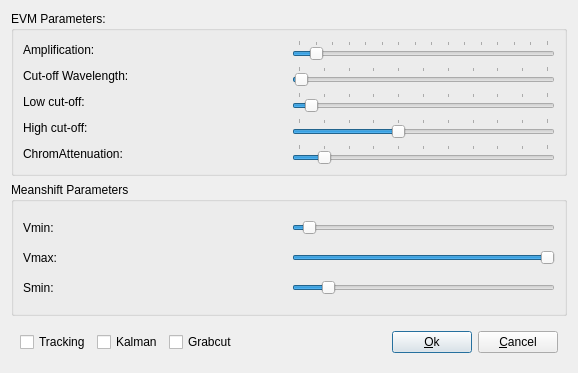
<?xml version="1.0" encoding="UTF-8"?>
<ui version="4.0">
 <class>MagnifyDialog</class>
 <widget class="QDialog" name="MagnifyDialog">
  <property name="geometry">
   <rect>
    <x>0</x>
    <y>0</y>
    <width>578</width>
    <height>373</height>
   </rect>
  </property>
  <property name="windowTitle">
   <string>Eulerian Motion Magnification</string>
  </property>
  <layout class="QGridLayout" name="gridLayout">
   <item row="2" column="0">
    <widget class="QWidget" name="buttonWidget" native="true">
     <property name="sizePolicy">
      <sizepolicy hsizetype="Preferred" vsizetype="Fixed">
       <horstretch>0</horstretch>
       <verstretch>0</verstretch>
      </sizepolicy>
     </property>
     <property name="autoFillBackground">
      <bool>false</bool>
     </property>
     <layout class="QHBoxLayout" name="horizontalLayout_8">
      <item>
       <widget class="QCheckBox" name="checkTrack">
        <property name="enabled">
         <bool>true</bool>
        </property>
        <property name="text">
         <string>Tracking</string>
        </property>
        <property name="checked">
         <bool>false</bool>
        </property>
       </widget>
      </item>
      <item>
       <widget class="QCheckBox" name="checkKalman">
        <property name="text">
         <string>Kalman</string>
        </property>
       </widget>
      </item>
      <item>
       <widget class="QCheckBox" name="checkGrabcut">
        <property name="enabled">
         <bool>true</bool>
        </property>
        <property name="text">
         <string>Grabcut</string>
        </property>
       </widget>
      </item>
      <item>
       <spacer name="horizontalSpacer">
        <property name="orientation">
         <enum>Qt::Horizontal</enum>
        </property>
        <property name="sizeHint" stdset="0">
         <size>
          <width>178</width>
          <height>20</height>
         </size>
        </property>
       </spacer>
      </item>
      <item>
       <widget class="QPushButton" name="okButton">
        <property name="text">
         <string>&amp;Ok</string>
        </property>
       </widget>
      </item>
      <item>
       <widget class="QPushButton" name="cancelButton">
        <property name="text">
         <string>&amp;Cancel</string>
        </property>
       </widget>
      </item>
     </layout>
    </widget>
   </item>
   <item row="0" column="0">
    <widget class="QGroupBox" name="groupBox">
     <property name="sizePolicy">
      <sizepolicy hsizetype="Preferred" vsizetype="Expanding">
       <horstretch>0</horstretch>
       <verstretch>0</verstretch>
      </sizepolicy>
     </property>
     <property name="title">
      <string>EVM Parameters:</string>
     </property>
     <layout class="QGridLayout" name="gridLayout_3">
      <item row="1" column="0">
       <layout class="QHBoxLayout" name="horizontalLayout_2">
        <item>
         <widget class="QLabel" name="lambdaLabel">
          <property name="text">
           <string>Cut-off Wavelength:</string>
          </property>
         </widget>
        </item>
        <item>
         <widget class="QSlider" name="lambdaSlider">
          <property name="sizePolicy">
           <sizepolicy hsizetype="Preferred" vsizetype="Fixed">
            <horstretch>0</horstretch>
            <verstretch>0</verstretch>
           </sizepolicy>
          </property>
          <property name="maximum">
           <number>1000</number>
          </property>
          <property name="singleStep">
           <number>10</number>
          </property>
          <property name="pageStep">
           <number>100</number>
          </property>
          <property name="value">
           <number>10</number>
          </property>
          <property name="orientation">
           <enum>Qt::Horizontal</enum>
          </property>
          <property name="tickPosition">
           <enum>QSlider::TicksAbove</enum>
          </property>
         </widget>
        </item>
       </layout>
      </item>
      <item row="5" column="0">
       <layout class="QHBoxLayout" name="horizontalLayout_5">
        <item>
         <widget class="QLabel" name="chromLabel">
          <property name="sizePolicy">
           <sizepolicy hsizetype="Preferred" vsizetype="Fixed">
            <horstretch>0</horstretch>
            <verstretch>0</verstretch>
           </sizepolicy>
          </property>
          <property name="text">
           <string>ChromAttenuation:</string>
          </property>
          <property name="alignment">
           <set>Qt::AlignLeading|Qt::AlignLeft|Qt::AlignVCenter</set>
          </property>
         </widget>
        </item>
        <item>
         <widget class="QSlider" name="chromSlider">
          <property name="sizePolicy">
           <sizepolicy hsizetype="Preferred" vsizetype="Fixed">
            <horstretch>0</horstretch>
            <verstretch>0</verstretch>
           </sizepolicy>
          </property>
          <property name="maximum">
           <number>10</number>
          </property>
          <property name="pageStep">
           <number>1</number>
          </property>
          <property name="value">
           <number>1</number>
          </property>
          <property name="orientation">
           <enum>Qt::Horizontal</enum>
          </property>
          <property name="tickPosition">
           <enum>QSlider::TicksAbove</enum>
          </property>
         </widget>
        </item>
       </layout>
      </item>
      <item row="4" column="0">
       <layout class="QHBoxLayout" name="horizontalLayout_3">
        <item>
         <widget class="QLabel" name="fhLabel">
          <property name="sizePolicy">
           <sizepolicy hsizetype="Preferred" vsizetype="Fixed">
            <horstretch>0</horstretch>
            <verstretch>0</verstretch>
           </sizepolicy>
          </property>
          <property name="text">
           <string>High cut-off:</string>
          </property>
          <property name="alignment">
           <set>Qt::AlignLeading|Qt::AlignLeft|Qt::AlignVCenter</set>
          </property>
         </widget>
        </item>
        <item>
         <widget class="QSlider" name="fhSlider">
          <property name="sizePolicy">
           <sizepolicy hsizetype="Preferred" vsizetype="Fixed">
            <horstretch>0</horstretch>
            <verstretch>0</verstretch>
           </sizepolicy>
          </property>
          <property name="maximum">
           <number>100</number>
          </property>
          <property name="pageStep">
           <number>10</number>
          </property>
          <property name="value">
           <number>40</number>
          </property>
          <property name="orientation">
           <enum>Qt::Horizontal</enum>
          </property>
          <property name="tickPosition">
           <enum>QSlider::TicksAbove</enum>
          </property>
         </widget>
        </item>
       </layout>
      </item>
      <item row="2" column="0">
       <layout class="QHBoxLayout" name="horizontalLayout_4">
        <item>
         <widget class="QLabel" name="flLabel">
          <property name="sizePolicy">
           <sizepolicy hsizetype="Preferred" vsizetype="Fixed">
            <horstretch>0</horstretch>
            <verstretch>0</verstretch>
           </sizepolicy>
          </property>
          <property name="text">
           <string>Low cut-off:</string>
          </property>
          <property name="alignment">
           <set>Qt::AlignLeading|Qt::AlignLeft|Qt::AlignVCenter</set>
          </property>
         </widget>
        </item>
        <item>
         <widget class="QSlider" name="flSlider">
          <property name="sizePolicy">
           <sizepolicy hsizetype="Preferred" vsizetype="Fixed">
            <horstretch>0</horstretch>
            <verstretch>0</verstretch>
           </sizepolicy>
          </property>
          <property name="maximum">
           <number>100</number>
          </property>
          <property name="value">
           <number>5</number>
          </property>
          <property name="orientation">
           <enum>Qt::Horizontal</enum>
          </property>
          <property name="tickPosition">
           <enum>QSlider::TicksAbove</enum>
          </property>
         </widget>
        </item>
       </layout>
      </item>
      <item row="0" column="0">
       <layout class="QHBoxLayout" name="horizontalLayout">
        <item>
         <widget class="QLabel" name="alphaLabel">
          <property name="text">
           <string>Amplification:</string>
          </property>
         </widget>
        </item>
        <item>
         <widget class="QSlider" name="alphaSlider">
          <property name="sizePolicy">
           <sizepolicy hsizetype="Preferred" vsizetype="Fixed">
            <horstretch>0</horstretch>
            <verstretch>0</verstretch>
           </sizepolicy>
          </property>
          <property name="maximum">
           <number>150</number>
          </property>
          <property name="singleStep">
           <number>10</number>
          </property>
          <property name="pageStep">
           <number>10</number>
          </property>
          <property name="value">
           <number>10</number>
          </property>
          <property name="orientation">
           <enum>Qt::Horizontal</enum>
          </property>
          <property name="tickPosition">
           <enum>QSlider::TicksAbove</enum>
          </property>
         </widget>
        </item>
       </layout>
      </item>
     </layout>
     <zorder></zorder>
     <zorder></zorder>
     <zorder></zorder>
     <zorder></zorder>
     <zorder></zorder>
    </widget>
   </item>
   <item row="1" column="0">
    <widget class="QGroupBox" name="groupBox_2">
     <property name="sizePolicy">
      <sizepolicy hsizetype="Preferred" vsizetype="Expanding">
       <horstretch>0</horstretch>
       <verstretch>0</verstretch>
      </sizepolicy>
     </property>
     <property name="title">
      <string>Meanshift Parameters</string>
     </property>
     <layout class="QGridLayout" name="gridLayout_2">
      <item row="0" column="0">
       <layout class="QHBoxLayout" name="horizontalLayout_6">
        <item>
         <widget class="QLabel" name="vminLabel">
          <property name="text">
           <string>Vmin:</string>
          </property>
         </widget>
        </item>
        <item>
         <widget class="QSlider" name="vminSlider">
          <property name="sizePolicy">
           <sizepolicy hsizetype="Preferred" vsizetype="Fixed">
            <horstretch>0</horstretch>
            <verstretch>0</verstretch>
           </sizepolicy>
          </property>
          <property name="maximum">
           <number>256</number>
          </property>
          <property name="value">
           <number>10</number>
          </property>
          <property name="orientation">
           <enum>Qt::Horizontal</enum>
          </property>
         </widget>
        </item>
       </layout>
      </item>
      <item row="1" column="0">
       <layout class="QHBoxLayout" name="horizontalLayout_7">
        <item>
         <widget class="QLabel" name="vmaxLabel">
          <property name="text">
           <string>Vmax:</string>
          </property>
         </widget>
        </item>
        <item>
         <widget class="QSlider" name="vmaxSlider">
          <property name="sizePolicy">
           <sizepolicy hsizetype="Preferred" vsizetype="Fixed">
            <horstretch>0</horstretch>
            <verstretch>0</verstretch>
           </sizepolicy>
          </property>
          <property name="maximum">
           <number>256</number>
          </property>
          <property name="value">
           <number>256</number>
          </property>
          <property name="orientation">
           <enum>Qt::Horizontal</enum>
          </property>
         </widget>
        </item>
       </layout>
      </item>
      <item row="2" column="0">
       <layout class="QHBoxLayout" name="horizontalLayout_9">
        <item>
         <widget class="QLabel" name="sminLabel">
          <property name="text">
           <string>Smin:</string>
          </property>
         </widget>
        </item>
        <item>
         <widget class="QSlider" name="sminSlider">
          <property name="sizePolicy">
           <sizepolicy hsizetype="Preferred" vsizetype="Fixed">
            <horstretch>0</horstretch>
            <verstretch>0</verstretch>
           </sizepolicy>
          </property>
          <property name="maximum">
           <number>256</number>
          </property>
          <property name="value">
           <number>30</number>
          </property>
          <property name="orientation">
           <enum>Qt::Horizontal</enum>
          </property>
         </widget>
        </item>
       </layout>
      </item>
     </layout>
    </widget>
   </item>
  </layout>
 </widget>
 <resources/>
 <connections>
  <connection>
   <sender>okButton</sender>
   <signal>clicked()</signal>
   <receiver>MagnifyDialog</receiver>
   <slot>accept()</slot>
   <hints>
    <hint type="sourcelabel">
     <x>361</x>
     <y>226</y>
    </hint>
    <hint type="destinationlabel">
     <x>288</x>
     <y>203</y>
    </hint>
   </hints>
  </connection>
  <connection>
   <sender>cancelButton</sender>
   <signal>clicked()</signal>
   <receiver>MagnifyDialog</receiver>
   <slot>reject()</slot>
   <hints>
    <hint type="sourcelabel">
     <x>463</x>
     <y>225</y>
    </hint>
    <hint type="destinationlabel">
     <x>495</x>
     <y>204</y>
    </hint>
   </hints>
  </connection>
 </connections>
</ui>
